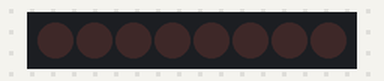
This sketch was run on a simulated Arduino Uno, built with avr-gcc and run on an emulated ATmega328P. Parts: 8 shift-register outputs drawn as a row of LEDs (first output left, lit = HIGH). Wiring (inferred from the names in the program): shift register (74HC595): data pin 4; shift clock pin 6; latch pin 5. Wiring (inferred from the signals the program sends): row of LEDs: on Q0, Q1, Q2, Q3, Q4, Q5, Q6, Q7.

Above: at 0.2 s.
At 1.2 s:
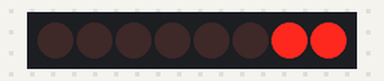
At 1.7 s:
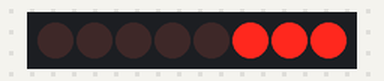
At 2.7 s:
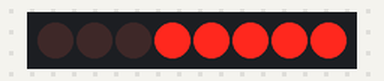
At 3.7 s:
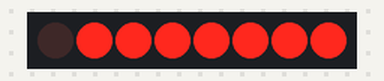
At 5.2 s:
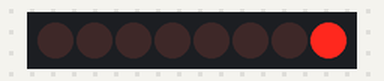
Timing chart, 0 to 5.9 s (numbered marks = the images above):
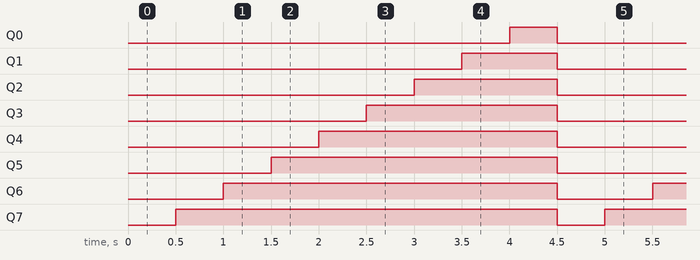

Measured:
- by itself, Q0: alternates HIGH for 0.50 s and LOW for 4.0 s
- by itself, Q1: alternates HIGH for 1.0 s and LOW for 3.5 s
- by itself, Q2: alternates HIGH for 1.5 s and LOW for 3.0 s
- by itself, Q3: alternates HIGH for 2.0 s and LOW for 2.5 s
- by itself, Q4: alternates HIGH for 2.5 s and LOW for 2.0 s
- by itself, Q5: alternates HIGH for 3.0 s and LOW for 1.5 s
- by itself, Q6: alternates HIGH for 3.5 s and LOW for 1.0 s
- by itself, Q7: alternates HIGH for 4.0 s and LOW for 0.50 s

The sketch:

ShiftOut.ino
```cpp
int latchPin = 5;  // ST_CP / RCK (  12) của 74HC595
int clockPin = 6;  // SH_CP / SCK (pin 11) của 74HC595
int dataPin = 4;   // DS    / SDI (pin 14) của 74HC595
void shift_out_1_byte(int ledStatus)
{
  digitalWrite(latchPin, LOW); //các đèn LED sẽ không sáng khi bạn digital LOW
  shiftOut(dataPin, clockPin, MSBFIRST, ledStatus);
  //shiftOut(dataPin, clockPin, LSBFIRST, ledStatus);
  digitalWrite(latchPin, HIGH);//các đèn LED sẽ sáng với trạng thái vừa được cập nhập
  digitalWrite(latchPin, LOW);
}

byte led1[] = {0x00,0x80,0xC0,0xE0,0xF0,0xF8,0xFC,0xFE,0xFF, };
void setup()
{
  pinMode(latchPin, OUTPUT);
  pinMode(clockPin, OUTPUT);
  pinMode(dataPin, OUTPUT);
}
void loop()
{
    shift_out_1_byte(led1[0]);
    delay(500);
    shift_out_1_byte(led1[1]);
    delay(500);
    shift_out_1_byte(led1[2]);
    delay(500);
    shift_out_1_byte(led1[3]);
    delay(500);
    shift_out_1_byte(led1[4]);
    delay(500);
    shift_out_1_byte(led1[5]);
    delay(500);
    shift_out_1_byte(led1[6]);
    delay(500);
    shift_out_1_byte(led1[7]);
    delay(500);
    shift_out_1_byte(led1[8]);
    delay(500);
}
```
